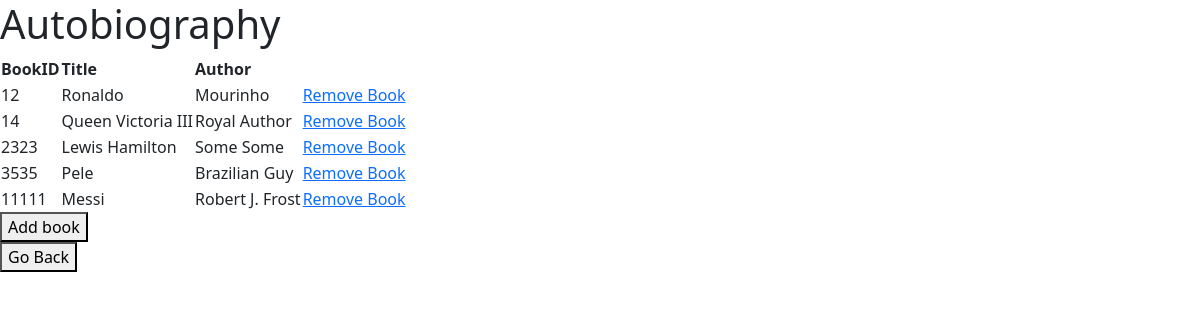
The app's page /sections/98 with its own data.
### app.py (models this page shows)
class Book(db.Model):
    __tablename__ = 'Book'
    ID = db.Column(db.Integer, primary_key=True)
    Name = db.Column(db.Text, nullable=False)
    Author = db.Column(db.Text, nullable=False)
    Content = db.Column(db.Text)
    IssueDate = db.Column(db.Text)
    ReturnDate = db.Column(db.Text)
    Section_ID = db.Column(db.Integer,db.ForeignKey('Section.ID'), nullable=False)
    issueing_users = relationship(user_book,cascade="all,delete", backref='issueing_user')
    user_requesting = relationship(Request,cascade="all,delete", backref='user_requesting')

### app.py (the view)
@app.route("/sections/<section_ID>",methods=['GET','POST'])
def section_info(section_ID):
    if request.method == 'GET':
        books = Book.query.filter_by(Section_ID = section_ID).all()
        info = {
            'books': books,
            'section': Section.query.filter_by(ID = section_ID).first()
        }
        return render_template('books_by_section.html',info=info)
    if request.method == 'POST':
        section = Section.query.filter_by(ID=section_ID).first()
        return render_template('add_book.html',section=section)

### templates/books_by_section.html (shortened to what this page needs)
<!DOCTYPE html>
<html lang="en">
<head>
    <link href="https://cdn.jsdelivr.net/npm/bootstrap@5.3.3/dist/css/bootstrap.min.css" rel="stylesheet">
</head>
<body>
    <h1> {{ info['section'].Name }}</h1>
    <table>
        <tr>
            <th>BookID</th>
            <th>Title</th>
            <th>Author</th>
        </tr>
        {% for book in info['books'] %}
        <tr>
        <td>{{ book.ID }}</td>
        <td>{{ book.Name }}</td>
        <td>{{ book.Author }}</td>
        <td><a href="/sections/{{info['section_ID']}}/{{book.ID}}/delete">Remove Book</a></td>
        {% endfor %}
        </tr>
    </table>
    <form action="/sections/{{info['section_ID']}}" method="post">
        <button type="submit">Add book</button>
    </form>
    <form action="/sections" method="get">
        <button type="submit">Go Back</button>
    </form>
</body>
</html>

### records on screen
Book: ID "12", Name "Ronaldo", Author "Mourinho"
Book: ID "14", Name "Queen Victoria III", Author "Royal Author"
Book: ID "2323", Name "Lewis Hamilton", Author "Some Some"
Book: ID "3535", Name "Pele", Author "Brazilian Guy"
Book: ID "11111", Name "Messi", Author "Robert J. Frost"
